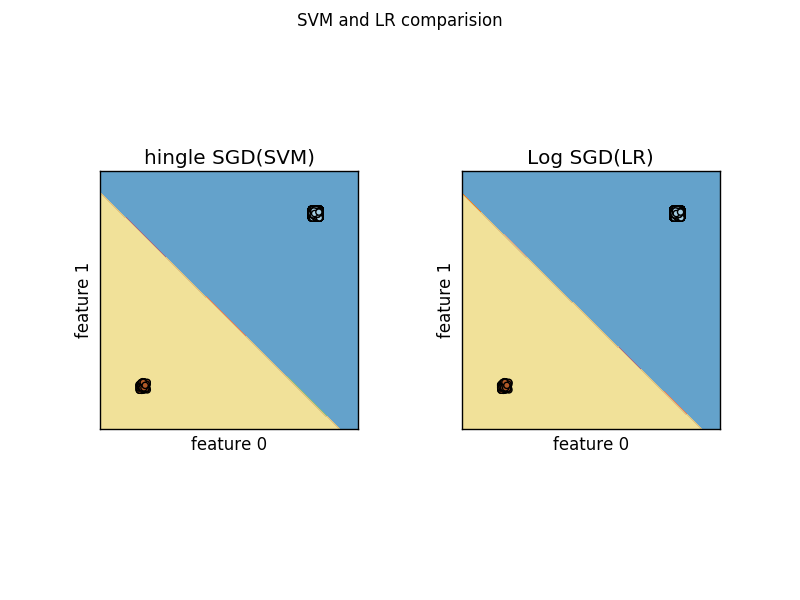

Source code (Python):
#!/usr/bin/python
# -*- coding: utf-8 -*-

import numpy as np
import matplotlib.pyplot as plt
from sklearn import svm, linear_model, linear_model

x_pos = np.random.uniform(3.8, 4.2, (10000, 2))
x_neg = np.random.uniform(-4.2, -3.8, (100, 2))

y_pos = np.full(10000, 0)
y_neg = np.full(100, 1)

x = np.concatenate((x_pos, x_neg), axis=0)
y = np.concatenate([y_pos, y_neg])

#svc = svm.SVC(kernel='linear', C=10000).fit(x, y)
hinglesgd = linear_model.SGDClassifier(loss = "hinge", penalty = "l2", shuffle = True, average = 10, alpha = 0.00001).fit(x, y)
logsgd = linear_model.SGDClassifier(loss = "log", penalty = "l2", shuffle = True, average = 10, alpha = 0.00001).fit(x, y)

# create a mesh to plot in
h = .02  # step size in the mesh
#x_min, x_max = x[:, 0].min() - 1, x[:, 0].max() + 1
#y_min, y_max = x[:, 1].min() - 1, x[:, 1].max() + 1
x_min, x_max = -6, 6
y_min, y_max = -6, 6
xx, yy = np.meshgrid(np.arange(x_min, x_max, h),
                     np.arange(y_min, y_max, h))

# title for the plots
titles = ['hingle SGD(SVM)',
          'Log SGD(LR)']

fig = plt.figure()
fig.suptitle("SVM and LR comparision")
for i, clf in enumerate((hinglesgd, logsgd)):
# Plot the decision boundary. For that, we will assign a color to each
    # point in the mesh [x_min, m_max]x[y_min, y_max].
    ax = fig.add_subplot(1, 2, i + 1)
    plt.subplots_adjust(wspace=0.4, hspace=0.4)

    z = clf.predict(np.c_[xx.ravel(), yy.ravel()])

    # Put the result into a color plot
    z = z.reshape(xx.shape)
    ax.contourf(xx, yy, z, cmap=plt.cm.Paired, alpha=0.8)

    # Plot also the training points
    #plt.axes().set_aspect(1)
    ax.scatter(x[:, 0], x[:, 1], c=y, cmap=plt.cm.Paired)
    ax.set_aspect(1./ax.get_data_ratio())
    ax.set_xlabel('feature 0')
    ax.set_ylabel('feature 1')
    ax.set_xlim(xx.min(), xx.max())
    ax.set_ylim(yy.min(), yy.max())
    ax.set_xticks(())
    ax.set_yticks(())
    ax.set_title(titles[i])

plt.savefig('lr_svm.png')
#plt.show()
